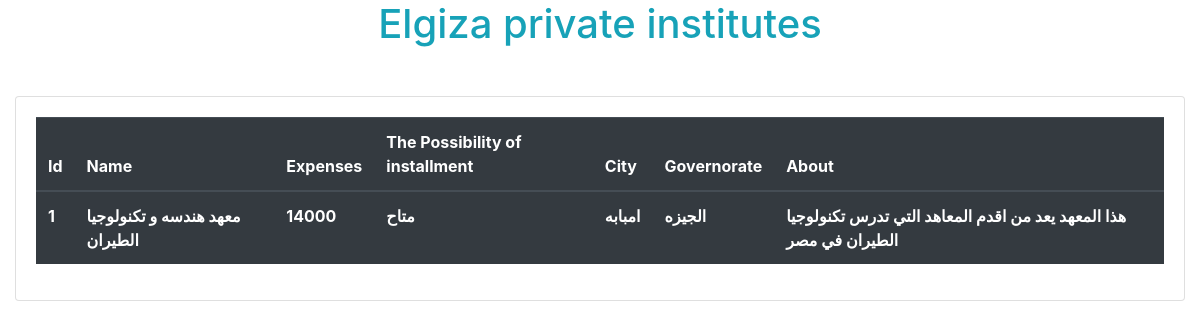
/Giza.php, run on the app's committed database.
### Giza.php (the view, shortened to what this page needs)
<?php
$mydata="private istitutes";
$localhost="localhost";
$user_name="root";
$password="";
$Mysql=mysqli_connect ( $localhost , $user_name , $password , $mydata);
$_SelectGiza = " SELECT * FROM `the institutes` WHERE `governorate`= 'الجيزه' ";
$the_select_Giza=mysqli_query($Mysql,$_SelectGiza);
?>
<!DOCTYPE html>
<html lang="en">
<head>
    <link rel="stylesheet" href="./css/style.css">
    <link rel="stylesheet" href="./The css Bootstrab/bootstrap.css">
</head>
<body>
<h1 class="text-info text-center">Elgiza private institutes</h1>
    <div class="container col-12 my-5">
        <div class="card">
            <div class="card-body">
                <table class="table table-dark">
                <thead>
                    <tr>
                        <th>Id</th>
                        <th>Name</th>
                        <th>Expenses</th>
                        <th>The Possibility of installment</th>
                        <th>City</th>
                        <th>Governorate</th>
                        <th>About</th>
                    </tr>
                </thead>
                    <tbody>
                    <?php foreach ( $the_select_Giza as $data){ ?>
                    <tr>
                          <th><?php echo $data['id'] ?></th>
                          <th><?php echo $data['name'] ?></th>
                          <th><?php echo $data['expenses'] ?></th>
                          <th><?php echo $data['the possibility of installment'] ?></th>
                          <th><?php echo $data['city'] ?></th>
                          <th><?php echo $data['governorate'] ?></th>
                          <th><?php echo $data['about'] ?></th>
                        </tr>
                    <?php } ?>
                </tbody>
                </table>
            </div>
        </div>
    </div>
</body>
</html>

### css/style.css (style rules this page uses)
* { margin: 0; padding: 0; }

### data on the page
the institutes: id "1", name "معهد هندسه و تكنولوجيا الطيران", expenses "14000", the possibility of installment "متاح", city "امبابه", governorate "الجيزه", about "هذا المعهد يعد من اقدم المعاهد التي تدرس تكنولوجيا الطيران في مصر"
